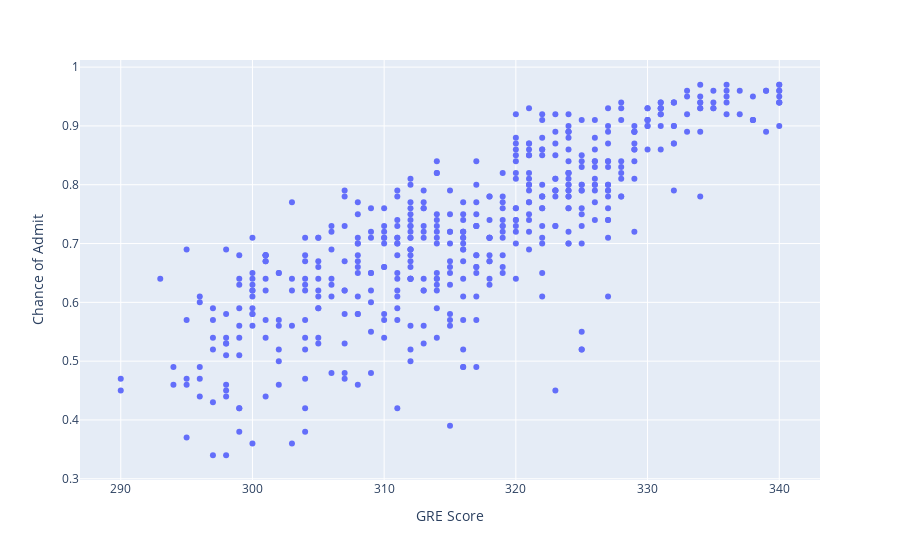

Notebook cell for this chart:
### Markdown cell above
Extra Exploration
- **Plot the scatter plot for GRE Score vs. chance of admission**
- **What do you infer from that plot?**
- **Use the color attribute to show the university rating as a third dimension**

### Code cell
fig = px.scatter(admission_df, x = 'GRE Score', y = 'Chance of Admit')
fig.show()

### Figure 1 — Plotly figure (JSON) as saved in the notebook; plotly's stock layout.template omitted (floating-point values rounded to 4 significant figures; data arrays with more than 128 entries replaced by an {"elided": "..."} marker saying what was removed)
{"data": [{"hovertemplate": "GRE Score=%{x}<br>Chance of Admit=%{y}<extra></extra>", "legendgroup": "", "marker": {"color": "#636efa", "symbol": "circle"}, "mode": "markers", "name": "", "orientation": "v", "showlegend": false, "type": "scatter", "x": {"elided": "500 int values"}, "xaxis": "x", "y": {"elided": "500 float values"}, "yaxis": "y"}], "layout": {"legend": {"tracegroupgap": 0}, "margin": {"t": 60}, "xaxis": {"anchor": "y", "domain": [0, 1], "title": {"text": "GRE Score"}}, "yaxis": {"anchor": "x", "domain": [0, 1], "title": {"text": "Chance of Admit"}}}}
